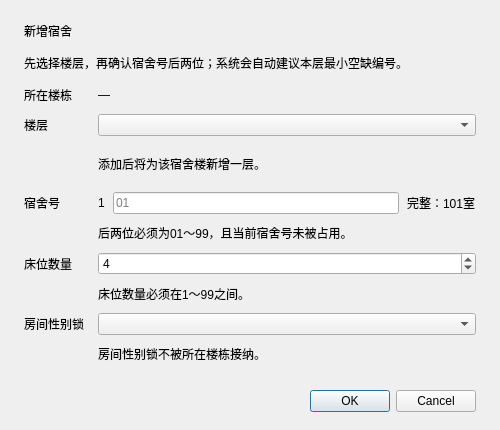
<?xml version="1.0" encoding="UTF-8"?>
<ui version="4.0">
 <class>AddDormDialog</class>
 <widget class="QDialog" name="AddDormDialog">
  <property name="geometry"><rect><x>0</x><y>0</y><width>500</width><height>430</height></rect></property><property name="minimumSize"><size><width>460</width><height>400</height></size></property><property name="windowTitle"><string>新增宿舍</string></property><property name="modal"><bool>true</bool></property>
  <layout class="QVBoxLayout" name="dialogLayout">
   <property name="spacing"><number>14</number></property><property name="leftMargin"><number>24</number></property><property name="topMargin"><number>22</number></property><property name="rightMargin"><number>24</number></property><property name="bottomMargin"><number>18</number></property>
   <item><widget class="QLabel" name="headingLabel"><property name="text"><string>新增宿舍</string></property><property name="pageHeading" stdset="0"><bool>true</bool></property></widget></item>
   <item><widget class="QLabel" name="descriptionLabel"><property name="text"><string>先选择楼层，再确认宿舍号后两位；系统会自动建议本层最小空缺编号。</string></property><property name="wordWrap"><bool>true</bool></property><property name="pageDescription" stdset="0"><bool>true</bool></property></widget></item>
   <item>
    <layout class="QFormLayout" name="formLayout">
     <property name="verticalSpacing"><number>10</number></property>
     <item row="0" column="0"><widget class="QLabel" name="buildingLabel"><property name="text"><string>所在楼栋</string></property></widget></item><item row="0" column="1"><widget class="QLabel" name="buildingValueLabel"><property name="text"><string>—</string></property></widget></item>
     <item row="1" column="0"><widget class="QLabel" name="floorLabel"><property name="text"><string>楼层</string></property></widget></item><item row="1" column="1"><widget class="QComboBox" name="floorCombo"/></item>
     <item row="2" column="1"><widget class="QLabel" name="floorExpansionHintLabel"><property name="text"><string>添加后将为该宿舍楼新增一层。</string></property><property name="visible"><bool>false</bool></property><property name="wordWrap"><bool>true</bool></property><property name="warningHint" stdset="0"><bool>true</bool></property></widget></item>
     <item row="3" column="0"><widget class="QLabel" name="dormIdLabel"><property name="text"><string>宿舍号</string></property></widget></item><item row="3" column="1"><layout class="QHBoxLayout" name="dormIdLayout"><property name="spacing"><number>8</number></property><item><widget class="QLabel" name="floorPrefixLabel"><property name="text"><string>1</string></property><property name="toolTip"><string>由所选楼层生成，不可编辑</string></property></widget></item><item><widget class="QLineEdit" name="roomNumEdit"><property name="maxLength"><number>2</number></property><property name="placeholderText"><string>01</string></property><property name="clearButtonEnabled"><bool>true</bool></property></widget></item><item><widget class="QLabel" name="dormIdPreviewLabel"><property name="text"><string>完整：101室</string></property></widget></item></layout></item>
     <item row="4" column="1"><widget class="QLabel" name="dormIdErrorLabel"><property name="text"><string>后两位必须为01～99，且当前宿舍号未被占用。</string></property><property name="visible"><bool>false</bool></property><property name="fieldError" stdset="0"><bool>true</bool></property></widget></item>
     <item row="5" column="0"><widget class="QLabel" name="maxNumLabel"><property name="text"><string>床位数量</string></property></widget></item><item row="5" column="1"><widget class="QSpinBox" name="maxNumSpin"><property name="minimum"><number>1</number></property><property name="maximum"><number>99</number></property><property name="value"><number>4</number></property></widget></item>
     <item row="6" column="1"><widget class="QLabel" name="maxNumErrorLabel"><property name="text"><string>床位数量必须在1～99之间。</string></property><property name="visible"><bool>false</bool></property><property name="fieldError" stdset="0"><bool>true</bool></property></widget></item>
     <item row="7" column="0"><widget class="QLabel" name="genderLockLabel"><property name="text"><string>房间性别锁</string></property></widget></item><item row="7" column="1"><widget class="QComboBox" name="genderLockCombo"/></item>
     <item row="8" column="1"><widget class="QLabel" name="genderLockErrorLabel"><property name="text"><string>房间性别锁不被所在楼栋接纳。</string></property><property name="visible"><bool>false</bool></property><property name="fieldError" stdset="0"><bool>true</bool></property></widget></item>
    </layout>
   </item>
   <item><spacer name="dialogSpacer"><property name="orientation"><enum>Qt::Orientation::Vertical</enum></property><property name="sizeHint" stdset="0"><size><width>20</width><height>20</height></size></property></spacer></item>
   <item><widget class="QDialogButtonBox" name="buttonBox"><property name="standardButtons"><set>QDialogButtonBox::StandardButton::Cancel|QDialogButtonBox::StandardButton::Ok</set></property></widget></item>
  </layout>
 </widget>
 <customwidgets/>
 <resources/>
 <connections/>
</ui>
